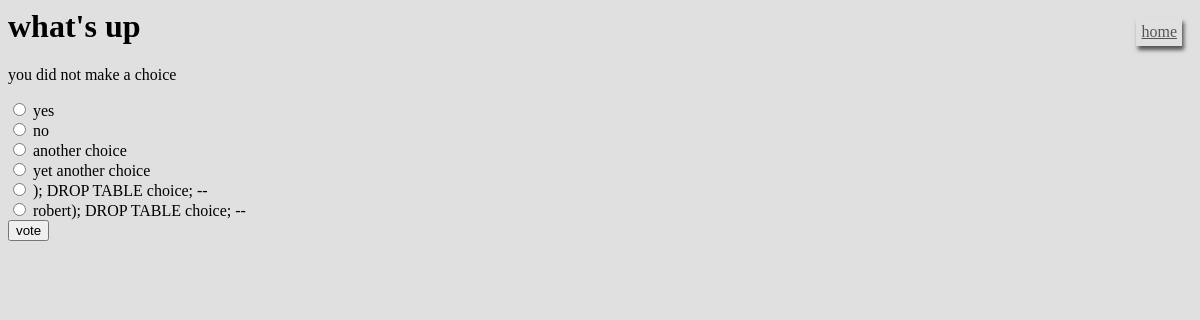
The page /polls/1/vote/ on the database its author committed.
### polls/models.py (models this page shows, shortened)
class Question(models.Model):
    question_text = models.CharField(max_length=200)
    pub_date = models.DateTimeField('date published')

class Choice(models.Model):
    question = models.ForeignKey(Question, on_delete=models.CASCADE)
    choice_text = models.CharField(max_length=200)
    votes = models.IntegerField(default=0)

### polls/views.py (the view)
# urls.py: url(r'^(?P<question_id>\d+)/vote/$', views.vote, name='vote'),
def vote(request, question_id):
    question = get_object_or_404(Question, pk=question_id)
    try:
        selected_choice = question.choice_set.get(pk=request.POST['choice'])
    except (KeyError, Choice.DoesNotExist):
        return render(request, 'polls/detail.html', {'question': question, 'error_message': 'you did not make a choice'})
    else:
        selected_choice.votes += 1
        selected_choice.save()
        return HttpResponseRedirect(reverse('polls:results', args=[question.id]))

### polls/templates/polls/detail.html (shortened to what this page needs)
{% extends 'polls/base.html' %}
{% block content %}
    <h1>{{question.question_text}}</h1>
    {% if error_message %}<p>{{error_message}}</p>{% endif %}
    <form action="{% url 'polls:vote' question.pk %}" method='post'>
        {% for choice in question.choice_set.all %}
            <input type="radio" name='choice' id='choice {{forloop.counter}}' value='{{choice.id}}' />
            <label for="choice{{forloop.counter}}">{{ choice.choice_text }}</label><br />
        {% endfor %}
        <input type="submit" value="vote" />
    </form>
{% endblock %}

### rows shown on the page
Question: question_text "what's up"
Choice: choice_text "yes"
Choice: choice_text "no"
Choice: choice_text "another choice"
Choice: choice_text "yet another choice"
Choice: choice_text "); DROP TABLE choice; --"
Choice: choice_text "robert); DROP TABLE choice; --"

### other values the page prints
{{ error_message }} "you did not make a choice"
